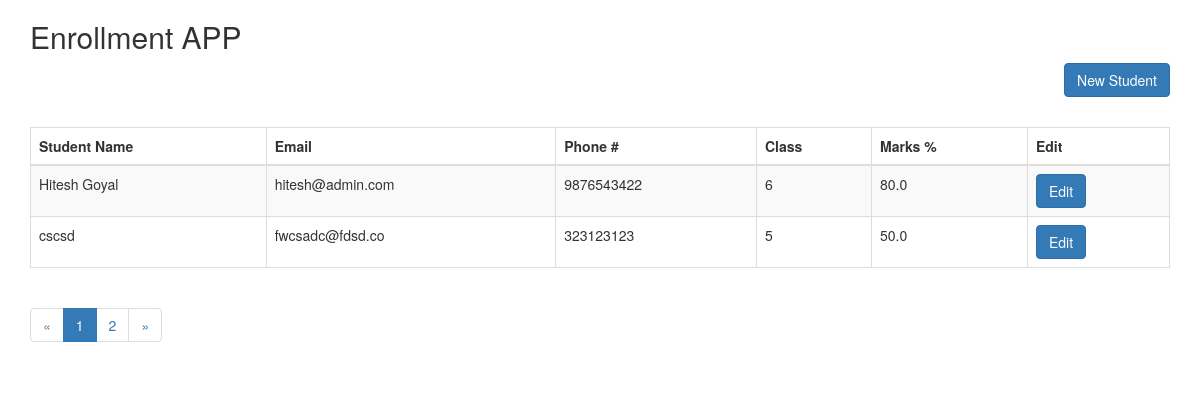
The app's page /student/, older data.
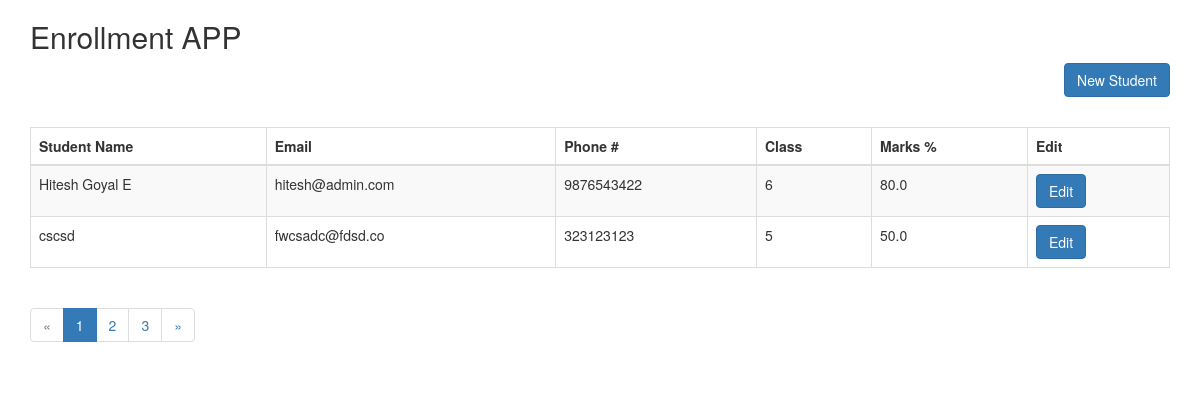
The same page, newer data.
### admission/models.py (models this page shows)
class Student(models.Model):
    name = models.CharField(max_length=50)
    father_name = models.CharField(max_length=50)
    date_of_birth = models.DateField()
    address = models.CharField(max_length=50)
    city = models.CharField(max_length=50)
    state = models.CharField(max_length=50)
    pin = models.IntegerField()
    mobile_number = models.CharField(unique=True, max_length=50)
    email = models.CharField(unique=True, max_length=50)
    class_opt = models.PositiveSmallIntegerField(choices=class_opted.choices, default=class_opted.FIFTH)
    marks = models.FloatField()
    date_enrolled = models.DateTimeField(default=timezone.now)

### admission/views.py (the view)
# urls.py: path('', views.index, name='student'),
def index(request):
    student_list = Student.objects.all()
    page = request.GET.get('page', 1)
    paginator = Paginator(student_list, 2)
    try:
        students = paginator.page(page)
    except PageNotAnInteger:
        users = paginator.page(1)
    except EmptyPage:
        users = paginator.page(paginator.num_pages)
    return render(request, 'list.html', { 'students': students })

### admission/templates/list.html (shortened to what this page needs)
<!DOCTYPE html>
<html>
<head>
    <link rel="stylesheet" href="https://maxcdn.bootstrapcdn.com/bootstrap/3.3.5/css/bootstrap.min.css">
</head>
<body>
<div class="container">
    <h2>Enrollment APP</h2>
    <div class="row">
        <div class="col-md-12">
            <a href="/student/add"><button class="btn btn-primary pull-right">New Student</button></a>
        </div></div>
        <div style="height: 30px;"></div>
        <div class="row">
            <div class="col-md-12">
<table class="table table-bordered table-striped">
    <thead>
      <tr>
        <th>Student Name</th>
        <th>Email</th>
        <th>Phone #</th>
        <th>Class</th>
        <th>Marks %</th>
        <th>Edit</th>
      </tr>
    </thead>
    <tbody>
      {% for student in students %}
        <tr>
          <td>{{ student.name }}</td>
          <td>{{ student.email }}</td>
          <td>{{ student.mobile_number }}</td>
          <td>{{ student.class_opt }}</td>
          <td>{{ student.marks }}</td>
          <td>  <a href="/student/{{ student.id }}/update"><button class="btn btn-primary"> Edit </button></a></td>
        </tr>
      {% endfor %}
    </tbody>
  </table>
  </div></div>
  {% if students.has_other_pages %}
    <ul class="pagination">
      {% if students.has_previous %}
        <li><a href="?page={{ students.previous_page_number }}">&laquo;</a></li>
      {% else %}
        <li class="disabled"><span>&laquo;</span></li>
      {% endif %}
      {% for i in students.paginator.page_range %}
        {% if students.number == i %}
          <li class="active"><span>{{ i }} <span class="sr-only">(current)</span></span></li>
        {% else %}
          <li><a href="?page={{ i }}">{{ i }}</a></li>
        {% endif %}
      {% endfor %}
      {% if students.has_next %}
        <li><a href="?page={{ students.next_page_number }}">&raquo;</a></li>
      {% else %}
        <li class="disabled"><span>&raquo;</span></li>
      {% endif %}
    </ul>
  {% endif %}
</div><br /><br />
</body>
</html>

Row changes from the older to the newer data that the page shows:
changed Student "hitesh@admin.com": name "Hitesh Goyal" → "Hitesh Goyal E"
Text that changed along with them:
new list line: "3"
